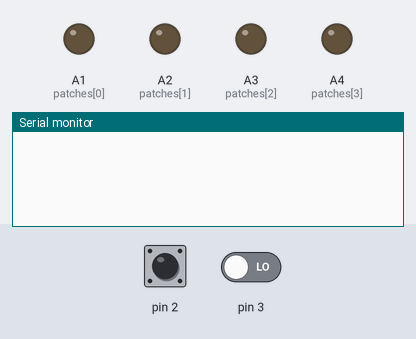
The sketch below on a simulated Arduino Uno, built with avr-gcc and run on an emulated ATmega328P. Shown: output pins drawn as LEDs (lit = HIGH), the last lines printed to the serial monitor. The inputs (shaded band) are chosen by the test bench; at power-on: pin 2 LOW, pin 3 LOW.

Above: at 1.2 s.
1.3 s: pin 2 driven HIGH
At 2.4 s:
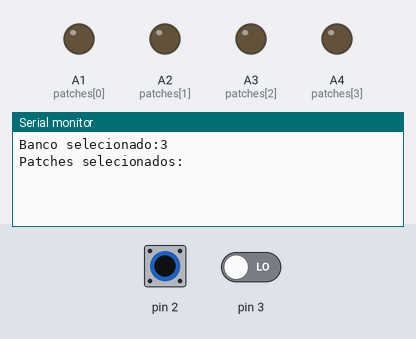
2.8 s: pin 3 driven HIGH
At 3.8 s:
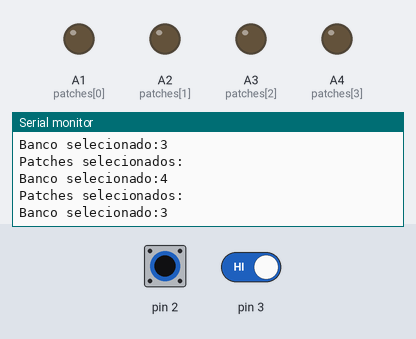

The sketch:

TestePedalMin.ino
```cpp
// Variaveis do Programa:

byte configPedaleira = 0;
byte configPedaleiraAnterior = 0;
byte bancos[4] = {0,0,0,0};
byte banco = 0;
byte bancoEscolhido = 0;
byte pedal = 0;
byte patchEscolhido;
byte patch;


//Variaveis de I/O

//const int botoesSelecao =  A0;
const int pedais[4] = {
  6, 7, 8, 9};
const int patches[4] = {
  A1, A2, A3, A4};

int debounceRead(int pin) {
  int valor = 0;
  int valorAnterior = -1;

  while ((valor = digitalRead(pin)) != valorAnterior){
    delay(10);
    valorAnterior = valor;
  }
  return valor;
}

byte acionaPedaleira(byte nPedal) {

  byte cPedaleira = 1;

  // Se pisou no pedal "nPedal", devolve a pedaleira com so ele ligado
  if (digitalRead(nPedal) == HIGH) return (cPedaleira << nPedal); // trocar depois para versao com debounce
  // Caso contrario, mantem a configuracao
  return configPedaleira;
}

/*
byte leBanco() {


  return (byte)0;
}

byte lePatch() {
  return (byte)0;
}

byte lePedal() {
  return (byte)0;
}
*/

void acionaLoops(byte loopPedais) {
  byte iter = loopPedais;
  byte i;

  for (i = 0; i > 4; i++) {
    if (iter % 2)
      digitalWrite(patches[i],LOW);
    else
      digitalWrite(patches[i],HIGH);
    iter = iter >> 1;
  }
}

byte selecionaLoop() {
  byte cP = configPedaleira;
  char count = 0;

  while (cP > 0) {
    count++;
    cP = cP >> 1;
  }
  return bancos[count-1];
}


void setup() {

  Serial.begin(9600);

  for (int i = 0; i < 4; i++) {
    pinMode(pedais[i], INPUT);
    pinMode(patches[i], OUTPUT);
  }

  bancos[0] = 1; // Patch 1
  bancos[1] = 1 + 4; // Patches 1 e 3
  bancos[2] = 2 + 4; // Patches 2 e 3
  bancos[3] = 8; // Patch 4
}

void loop() {

  banco = 0;
  while ((configPedaleira = acionaPedaleira(banco)) == configPedaleiraAnterior)
    banco = ((banco < 3)?banco+1:0);

  configPedaleiraAnterior = configPedaleira;

  Serial.print("Banco selecionado:");
  Serial.println(banco+1);
  acionaLoops(selecionaLoop());

  Serial.println("\nPatches selecionados:" /*+ patchFormatado)*/  );

}
```

Measured:
- after the input at 1.3 s, the serial monitor: prints a new line at once (image 1)
- after the input at 2.8 s, the serial monitor: prints a new line at once (image 2)
